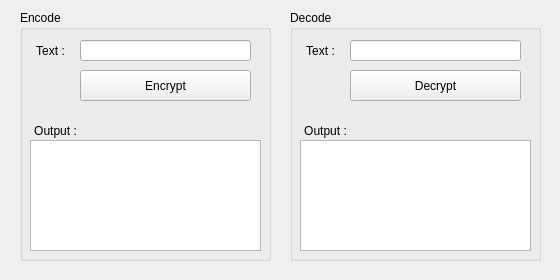
<?xml version="1.0" encoding="UTF-8"?>
<ui version="4.0">
 <class>MainWindow</class>
 <widget class="QMainWindow" name="MainWindow">
  <property name="geometry">
   <rect>
    <x>0</x>
    <y>0</y>
    <width>560</width>
    <height>280</height>
   </rect>
  </property>
  <property name="sizePolicy">
   <sizepolicy hsizetype="Fixed" vsizetype="Fixed">
    <horstretch>0</horstretch>
    <verstretch>0</verstretch>
   </sizepolicy>
  </property>
  <property name="windowTitle">
   <string>MainWindow</string>
  </property>
  <widget class="QWidget" name="centralwidget">
   <widget class="QGroupBox" name="groupBox">
    <property name="geometry">
     <rect>
      <x>20</x>
      <y>10</y>
      <width>251</width>
      <height>251</height>
     </rect>
    </property>
    <property name="title">
     <string>Encode</string>
    </property>
    <widget class="QLineEdit" name="encodeTxt">
     <property name="geometry">
      <rect>
       <x>60</x>
       <y>30</y>
       <width>171</width>
       <height>21</height>
      </rect>
     </property>
    </widget>
    <widget class="QLabel" name="label">
     <property name="geometry">
      <rect>
       <x>10</x>
       <y>30</y>
       <width>41</width>
       <height>21</height>
      </rect>
     </property>
     <property name="text">
      <string>Text :</string>
     </property>
     <property name="alignment">
      <set>Qt::AlignCenter</set>
     </property>
    </widget>
    <widget class="QPushButton" name="encryptButton">
     <property name="geometry">
      <rect>
       <x>60</x>
       <y>60</y>
       <width>171</width>
       <height>31</height>
      </rect>
     </property>
     <property name="text">
      <string>Encrypt</string>
     </property>
    </widget>
    <widget class="QTextEdit" name="encryptOutput">
     <property name="geometry">
      <rect>
       <x>10</x>
       <y>130</y>
       <width>231</width>
       <height>111</height>
      </rect>
     </property>
     <property name="readOnly">
      <bool>true</bool>
     </property>
    </widget>
    <widget class="QLabel" name="label_3">
     <property name="geometry">
      <rect>
       <x>10</x>
       <y>110</y>
       <width>51</width>
       <height>21</height>
      </rect>
     </property>
     <property name="text">
      <string>Output :</string>
     </property>
     <property name="alignment">
      <set>Qt::AlignCenter</set>
     </property>
    </widget>
   </widget>
   <widget class="QGroupBox" name="groupBox_2">
    <property name="geometry">
     <rect>
      <x>290</x>
      <y>10</y>
      <width>251</width>
      <height>251</height>
     </rect>
    </property>
    <property name="title">
     <string>Decode</string>
    </property>
    <widget class="QTextEdit" name="decryptOutput">
     <property name="geometry">
      <rect>
       <x>10</x>
       <y>130</y>
       <width>231</width>
       <height>111</height>
      </rect>
     </property>
     <property name="readOnly">
      <bool>true</bool>
     </property>
    </widget>
    <widget class="QPushButton" name="decryptButton">
     <property name="geometry">
      <rect>
       <x>60</x>
       <y>60</y>
       <width>171</width>
       <height>31</height>
      </rect>
     </property>
     <property name="text">
      <string>Decrypt</string>
     </property>
    </widget>
    <widget class="QLabel" name="label_2">
     <property name="geometry">
      <rect>
       <x>10</x>
       <y>30</y>
       <width>41</width>
       <height>21</height>
      </rect>
     </property>
     <property name="text">
      <string>Text :</string>
     </property>
     <property name="alignment">
      <set>Qt::AlignCenter</set>
     </property>
    </widget>
    <widget class="QLabel" name="label_4">
     <property name="geometry">
      <rect>
       <x>10</x>
       <y>110</y>
       <width>51</width>
       <height>21</height>
      </rect>
     </property>
     <property name="text">
      <string>Output :</string>
     </property>
     <property name="alignment">
      <set>Qt::AlignCenter</set>
     </property>
    </widget>
    <widget class="QLineEdit" name="decodeTxt">
     <property name="geometry">
      <rect>
       <x>60</x>
       <y>30</y>
       <width>171</width>
       <height>21</height>
      </rect>
     </property>
    </widget>
   </widget>
  </widget>
 </widget>
 <resources/>
 <connections/>
</ui>
